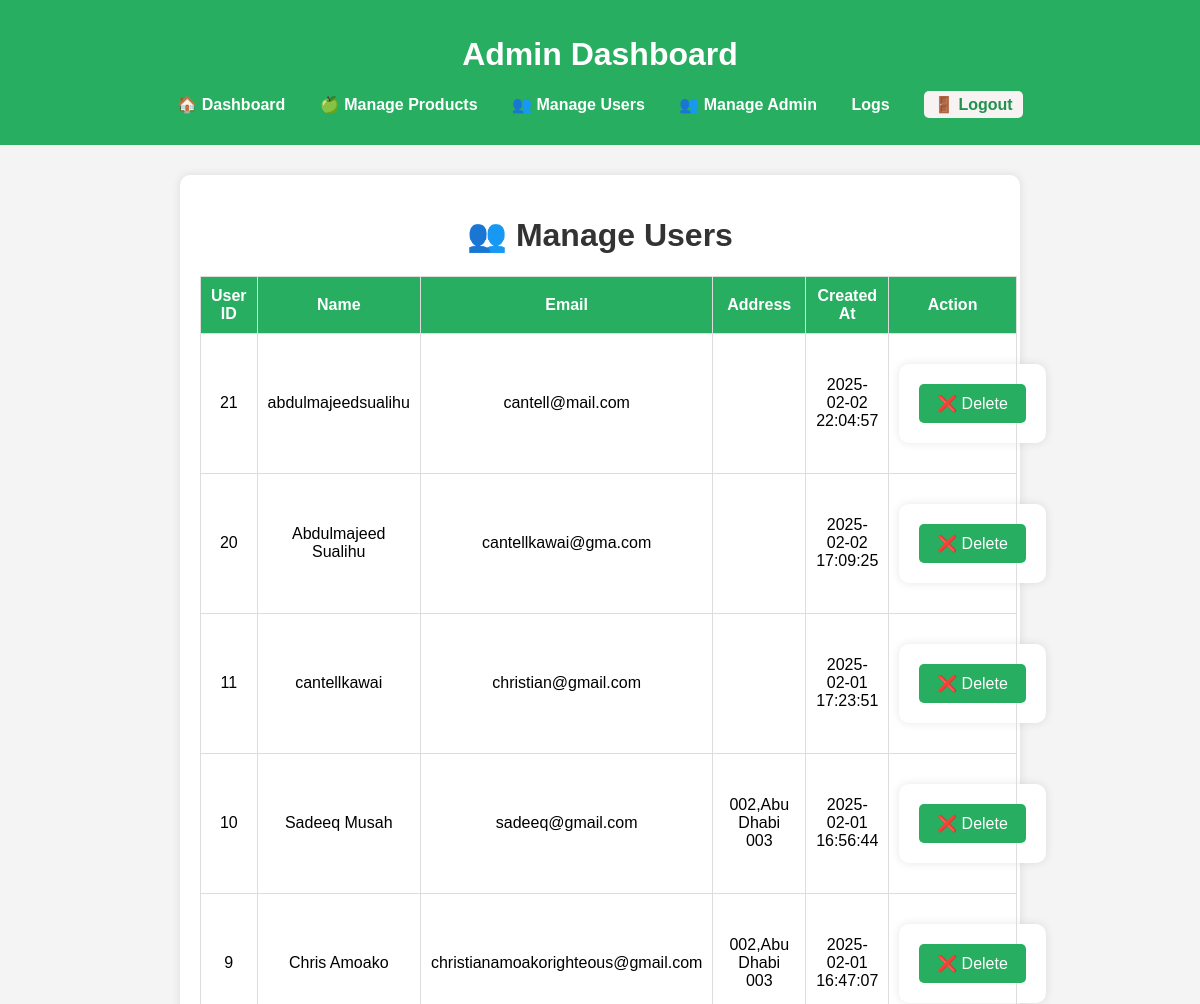
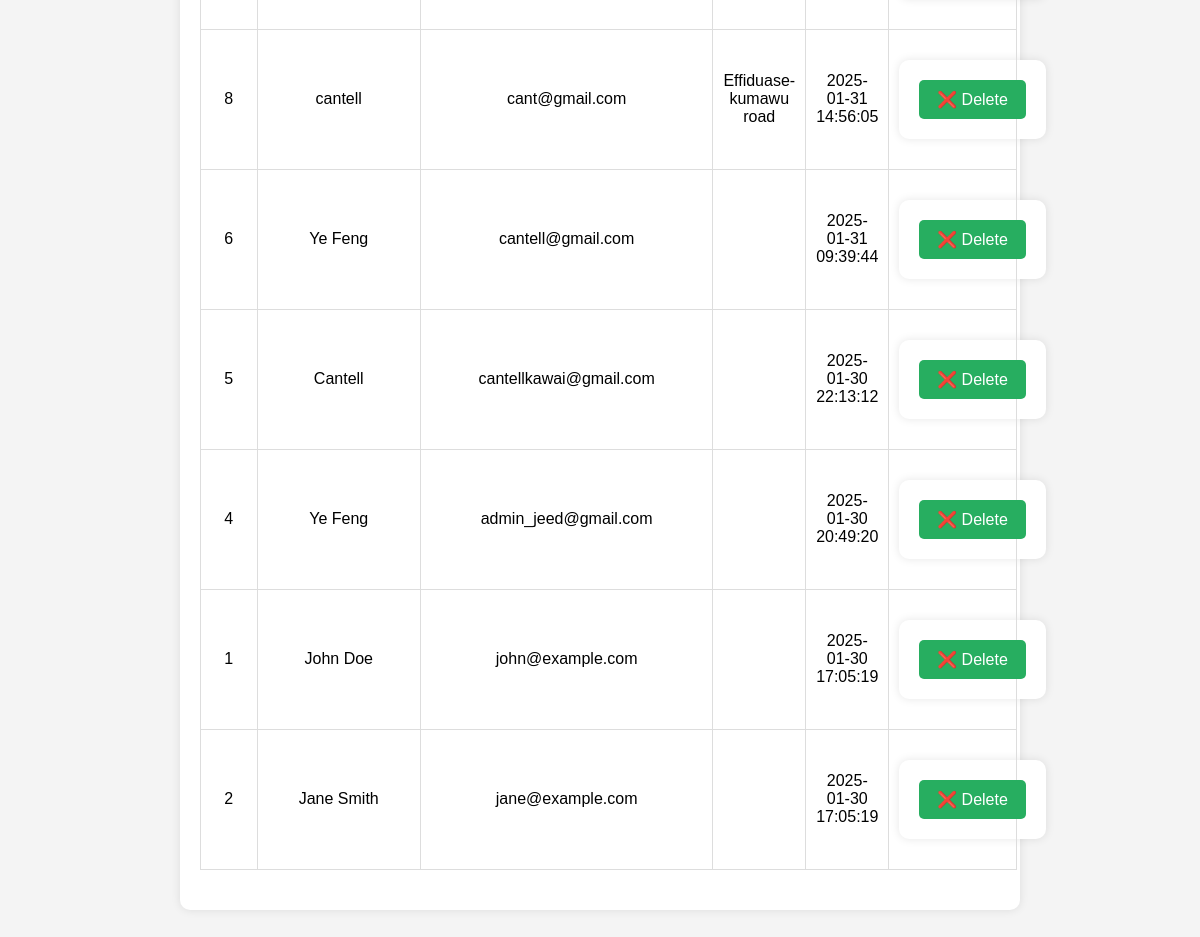
/admin/manage_users.php (signed in), run on the app's committed database (2 pictures, top to bottom).
### tables this page shows
CREATE TABLE IF NOT EXISTS `users` (
  `user_id` int NOT NULL AUTO_INCREMENT,
  `name` varchar(100) NOT NULL,
  `email` varchar(100) NOT NULL,
  `password` varchar(255) NOT NULL,
  `role` enum('customer','admin') DEFAULT 'customer',
  `created_at` timestamp NULL DEFAULT CURRENT_TIMESTAMP,
  `address` text NOT NULL,
  PRIMARY KEY (`user_id`),
  UNIQUE KEY `email` (`email`)
);

### admin/manage_users.php (the view, shortened to what this page needs)
<?php
include 'includes/../../db.php';
include 'admin_header.php';
$users = $conn->query("SELECT * FROM users ORDER BY created_at DESC");
?>
<!DOCTYPE html>
<html lang="en">
<head>
    <link rel="stylesheet" href="admin.css">
</head>
<body>
    <div class="container">
        <h1>👥 Manage Users</h1>
        <table>
            <tr>
                <th>User ID</th>
                <th>Name</th>
                <th>Email</th>
                <th>Address</th>
                <th>Created At</th>
                <th>Action</th>
            </tr>
            <?php while ($user = $users->fetch_assoc()): ?>
            <tr>
                <td><?php echo $user['user_id']; ?></td>
                <td><?php echo $user['name']; ?></td>
                <td><?php echo $user['email']; ?></td>
                <td><?php echo $user['address']; ?></td>
                <td><?php echo $user['created_at']; ?></td>
                <td>
                    <form method="POST">
                        <button type="submit" name="delete_user" onclick="return confirm('Are you sure?')">❌ Delete</button>
                    </form>
                </td>
            </tr>
            <?php endwhile; ?>
        </table>
    </div>
</body>
</html>

### admin/admin.css (style rules this page uses)
body { font-family: Arial, sans-serif; background-color: #f4f4f4; margin: 0; padding: 0; text-align: center; }
.container { width: 90%; max-width: 800px; background: white; padding: 20px; margin: 30px auto; box-shadow: 0px 0px 10px rgba(0, 0, 0, 0.1); border-radius: 10px; }
h1, h2 { color: #333; }
table { width: 100%; border-collapse: collapse; margin: 20px 0; }
th, td { border: 1px solid #ddd; padding: 10px; text-align: center; }
th { background: #27ae60; color: white; }
form { display: flex; flex-direction: column; gap: 10px; width: 100%; max-width: 400px; margin: 20px auto; padding: 20px; background: #fff; box-shadow: 0 0 10px rgba(0, 0, 0, 0.1); border-radius: 10px; }
input, select, button { padding: 10px; border: 1px solid #ddd; border-radius: 5px; font-size: 16px; }
button { background: #27ae60; color: white; border: none; cursor: pointer; }

### data on the page
users: user_id "21", name "abdulmajeedsualihu", email "cantell@mail.com", created_at "2025-02-02 22:04:57"
users: user_id "20", name "Abdulmajeed Sualihu", email "cantellkawai@gma.com", created_at "2025-02-02 17:09:25"
users: user_id "11", name "cantellkawai", email "christian@gmail.com", created_at "2025-02-01 17:23:51"
users: user_id "10", name "Sadeeq Musah", email "sadeeq@gmail.com", address "002,Abu Dhabi 003", created_at "2025-02-01 16:56:44"
users: user_id "9", name "Chris Amoako", email "christianamoakorighteous@gmail.com", address "002,Abu Dhabi 003", created_at "2025-02-01 16:47:07"
users: user_id "8", name "cantell", email "cant@gmail.com", address "Effiduase-kumawu road", created_at "2025-01-31 14:56:05"
users: user_id "6", name "Ye Feng", email "cantell@gmail.com", created_at "2025-01-31 09:39:44"
users: user_id "5", name "Cantell", email "cantellkawai@gmail.com", created_at "2025-01-30 22:13:12"
users: user_id "4", name "Ye Feng", email "admin_jeed@gmail.com", created_at "2025-01-30 20:49:20"
users: user_id "1", name "John Doe", email "john@example.com", created_at "2025-01-30 17:05:19"
users: user_id "2", name "Jane Smith", email "jane@example.com", created_at "2025-01-30 17:05:19"
